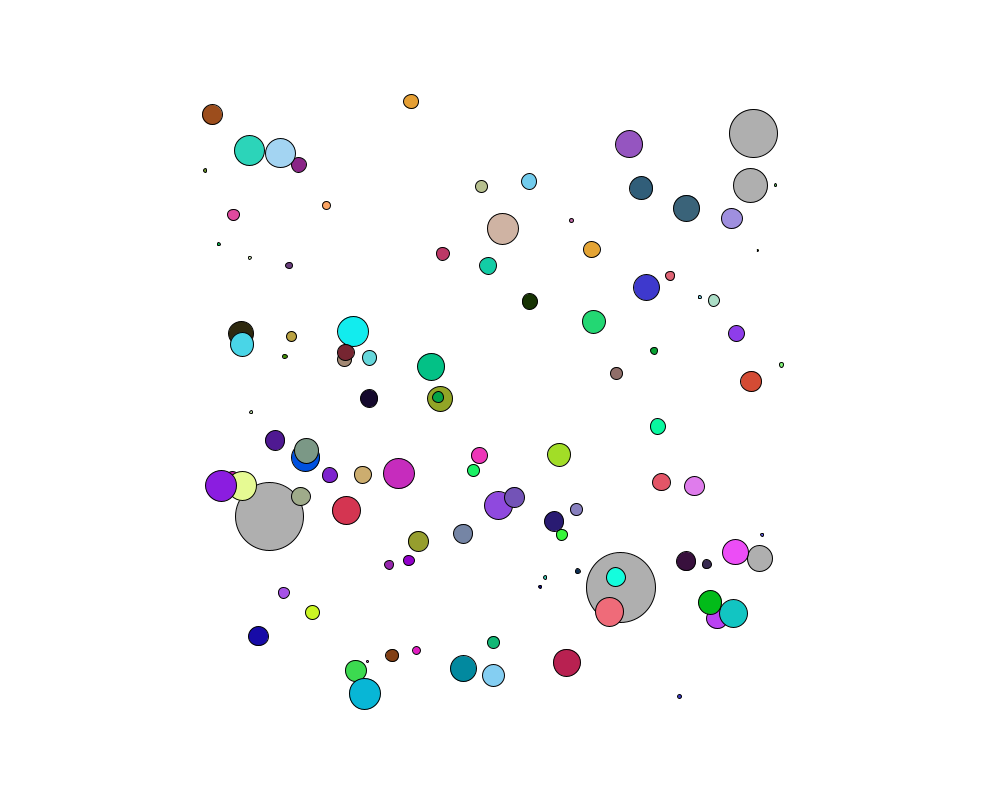
Frame 1 (no input)
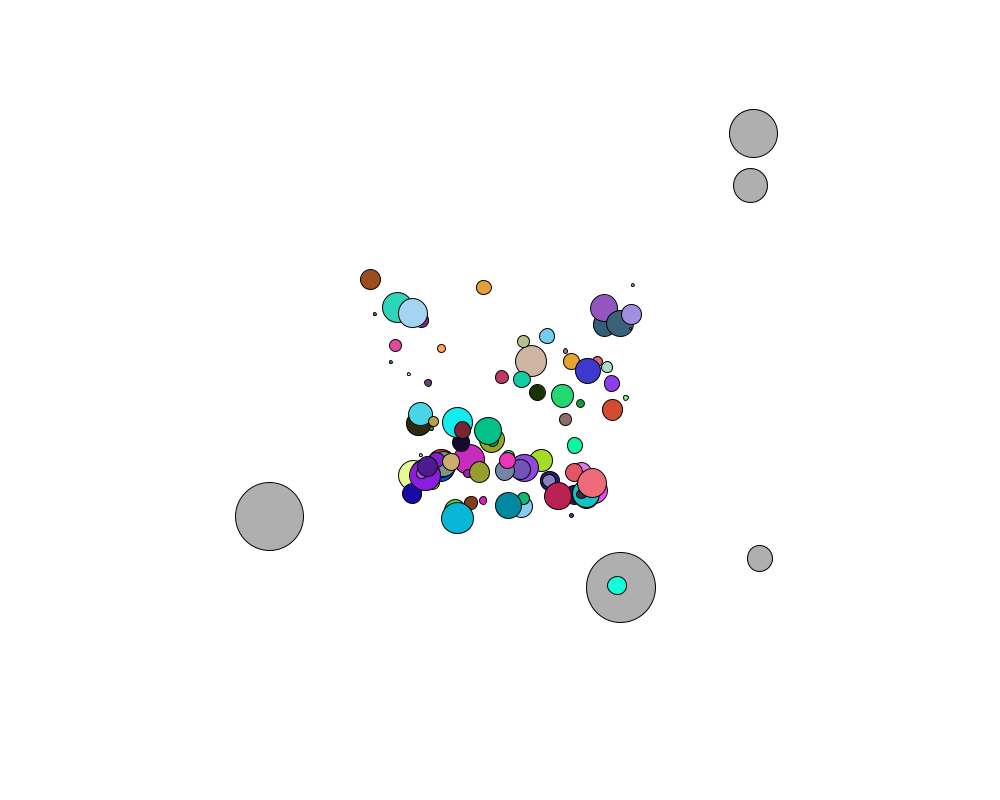
Frame 60 (the mouse pressed at the canvas centre just before this capture)
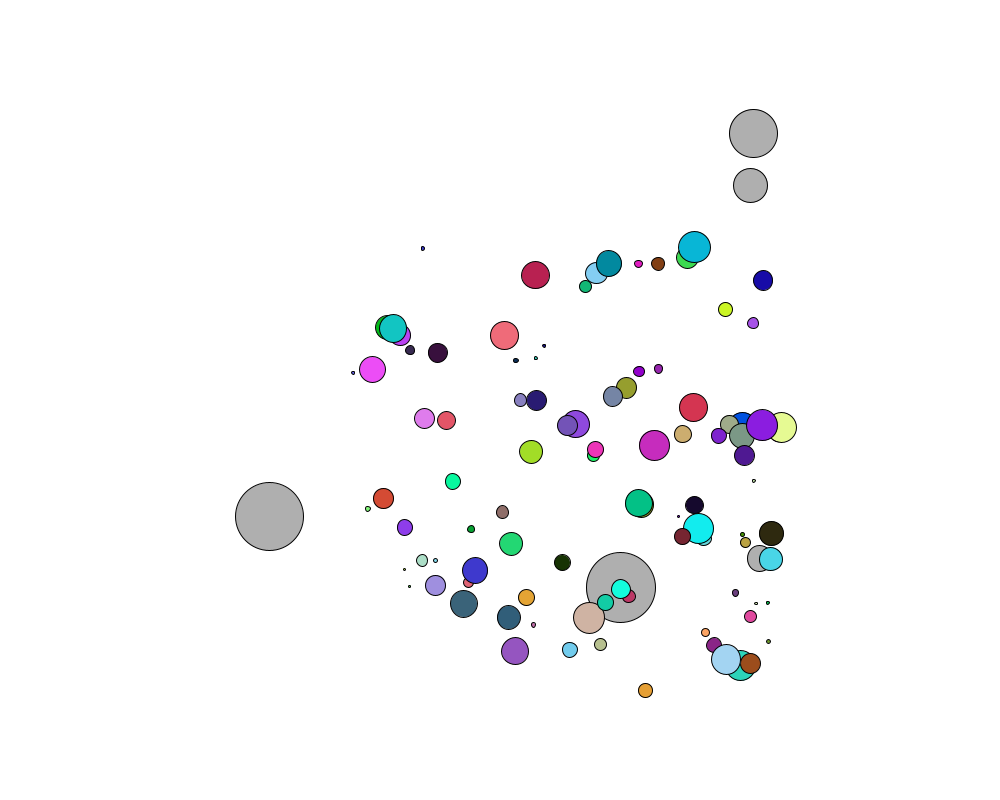
Frame 120 (the mouse held since frame 60 and released just before this capture)

The Processing sketch that drew these frames (run headless with seeded random() and noise(); from frame 60 on, the mouse is pressed at the canvas centre):

// Processing sketch: gravitational_attraction
// ── gravitational_attraction.pde
class Mover {
  PVector location;
  PVector velocity;
  PVector acceleration;
  float mass;
  color self_color;
  
  Mover(float m, float x, float y){
    mass = m;
    location = new PVector(x, y);
    velocity = new PVector(0, 0);
    acceleration = new PVector(0, 0);
    self_color = color(random(255), random(255), random(255));
  }
  
  void applyForce(PVector force){
    PVector f = PVector.div(force,mass);
    acceleration.add(f);
  }
  
  PVector attract(Mover m){
    PVector force = PVector.sub(location, m.location);
    float distance = force.mag();
    distance = constrain(distance,5,25);
    
    force.normalize();
    float strength = (0.4 * mass * m.mass) / (distance * distance); // G is 0.4
    force.mult(strength);
    return force;
  }

  void update(){
    velocity.add(acceleration);
    location.add(velocity);
    acceleration.mult(0);
  }
  
  void checkEdges(){
    if(location.x > width){
      location.x = width;
      velocity.x *= -1;
    } else if (location.x < 0) {
      location.x *= -1;
      location.x = 0;
    }
    
    if(location.y > height){
      velocity.y *= -1;
      location.y = height;
    }
  }
  
  void display(){
    stroke(0);
    fill(self_color);
    ellipse(location.x, location.y, mass * 16, mass * 16);
  }
}

class Attractor{
  float mass;
  PVector location;
  float G;
  
  Attractor(float x, float y, float m){
    location = new PVector(x, y);
    mass = m;
    G = 0.4;
  }
  
  PVector attract(Mover m){
    PVector force = PVector.sub(location, m.location);
    float distance = force.mag();
    distance = constrain(distance,5,25);
    
    force.normalize();
    float strength = (G * mass * m.mass) / (distance * distance);
    force.mult(strength);
    return force;
  }
  
  void display(){
    stroke(0);
    fill(175);
    ellipse(location.x, location.y, mass*2, mass*2);
  }
}

Mover[] movers = new Mover[100];
Attractor[] attractors = new Attractor[5];

void setup(){
  size(1000, 800);
  for (int i = 0; i < movers.length; i++){
    movers[i] = new Mover(random(0.1, 2), random(200, 800), random(100, 700));
  }
  for (int j = 0; j < attractors.length; j++){
    attractors[j] = new Attractor(random(200, 800), random(100, 700), random(10, 40));
  }
}

void draw(){
  background(255);
    
  for (int j = 0; j < attractors.length; j++){
    attractors[j].display();
  }
    
  for(int i = 0; i < movers.length; i++){
    for (int j = 0; j < attractors.length; j++){
          PVector force = attractors[j].attract(movers[i]);
          movers[i].applyForce(force);
    }
    for(int k = 0; k < movers.length; k++){
      if( i == k ){
        continue;
      }
      PVector force = movers[k].attract(movers[i]);
      movers[i].applyForce(force);
    }
    
    movers[i].update();
    movers[i].display();
  }
}
